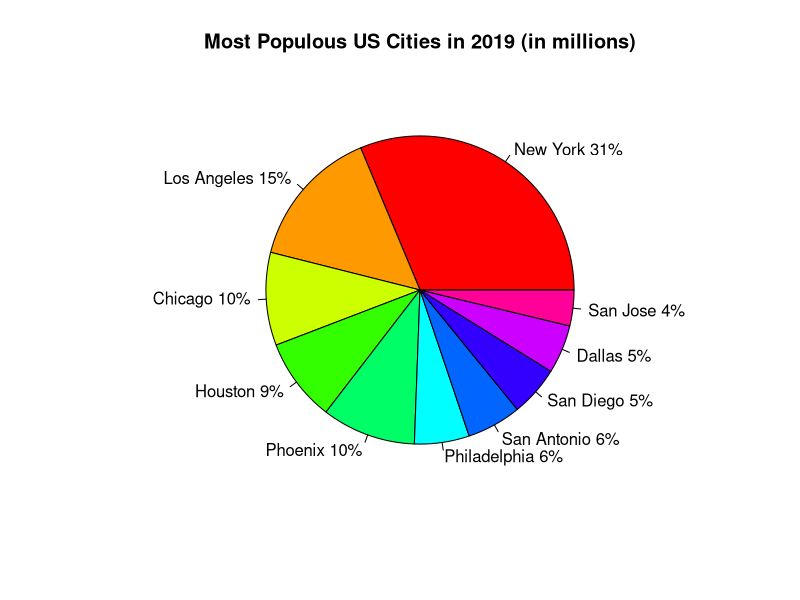

R code for this plot:
# Define city names and populations
Cities <- c("New York", "Los Angeles", "Chicago", "Houston", "Phoenix",
            "Philadelphia", "San Antonio", "San Diego", "Dallas", "San Jose")
Population <- c(8.60, 4.06, 2.68, 2.40, 2.71, 1.58, 1.57, 1.45, 1.40, 1.03)

# Create data frame
top_ten <- data.frame(Cities, Population)

# Calculate percentage share
pct <- round(100 * top_ten$Population / sum(top_ten$Population))

# Create labels for pie chart
labels <- paste(top_ten$Cities, paste0(pct, "%"))

# Draw pie chart
pie(top_ten$Population,
    labels = labels,
    col = rainbow(length(top_ten$Population)),
    main = "Most Populous US Cities in 2019 (in millions)")